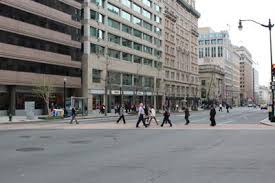
#> input picture data/entrenamiento/pedestrian/pic_001.jpg, 275 x 183 px
$ python hog.py
#> lines starting #> are read from the running program, lines starting #| are printed output that depends on the picture
import os
import cv2
import numpy as np
from skimage.feature import hog
from skimage import color
from sklearn.svm import LinearSVC
from sklearn.metrics import classification_report, confusion_matrix
from sklearn.model_selection import train_test_split
import pickle
from tqdm import tqdm

# Rutas y etiquetas
carpeta_base = 'data/entrenamiento'
categorias = ['pedestrian', 'no pedestrian']
etiquetas = {'pedestrian': 1, 'no pedestrian': 0}

# Parámetros HOG
hog_params = {
    'orientations': 9,
    'pixels_per_cell': (8, 8),
    'cells_per_block': (2, 2),
    'block_norm': 'L2-Hys'
}

# Cargar datos y extraer características
X = []
y = []

for categoria in categorias:
    carpeta = os.path.join(carpeta_base, categoria)
    for nombre_archivo in tqdm(os.listdir(carpeta), desc=f"Procesando {categoria}"):
        if nombre_archivo.lower().endswith(('.jpg', '.png', '.jpeg', '.bmp')):
            ruta = os.path.join(carpeta, nombre_archivo)
            imagen = cv2.imread(ruta)
#> imagen is the input picture: shape (183, 275, 3); mean B, G, R 130.6, 130.8, 131.2
            if imagen is None:
                continue
            imagen = cv2.resize(imagen, (64, 128))
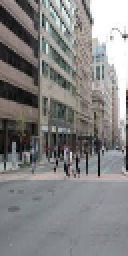
#> imagen: shape (128, 64, 3) (shown 2 times larger); mean B, G, R 130.7, 131, 131.4
            imagen_gris = color.rgb2gray(imagen)

            caracteristicas = hog(imagen_gris, visualize=False, **hog_params)
#> caracteristicas = 3780 values, max 0.43 at index 510, min 0 at index 1, mean 0.136
            X.append(caracteristicas)
            y.append(etiquetas[categoria])
#> pass 2 of the loop `for categoria in categorias:`:
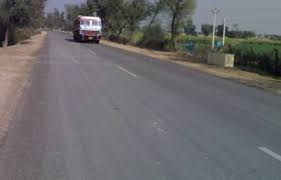
#> input picture data/entrenamiento/no pedestrian/train (163).jpg, 281 x 180 px
#> imagen is the input picture: shape (180, 281, 3); mean B, G, R 106.9, 104.6, 106.3
#> `imagen = cv2.resize(imagen, (64, 128))`:
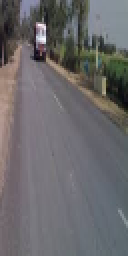
#> imagen: shape (128, 64, 3) (shown 2 times larger); mean B, G, R 106.8, 104.6, 106.2
#> `imagen_gris = color.rgb2gray(imagen)`:
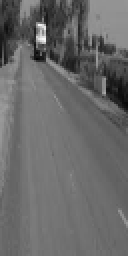
#> imagen_gris: shape (128, 64) float64 (shown 2 times larger); min 0.014, max 0.977, mean 0.412
#> caracteristicas = 3780 values, max 0.434 at index 1094, min 0 at index 85, mean 0.131

X = np.array(X)
y = np.array(y)

print("Datos cargados. Total muestras:", len(X))

# Separar en entrenamiento y validación
X_train, X_val, y_train, y_val = train_test_split(X, y, test_size=0.2, random_state=42)

# Entrenar SVM
clf = LinearSVC(max_iter=10000)
clf.fit(X_train, y_train)

# Evaluar en validación
y_pred = clf.predict(X_val)
print("Reporte de clasificación:\n", classification_report(y_val, y_pred))
print("Matriz de confusión:\n", confusion_matrix(y_val, y_pred))

# Guardar modelo entrenado
os.makedirs('modelos', exist_ok=True)
with open('modelos/svm_entrenado.pkl', 'wb') as f:
    pickle.dump(clf, f)

print("Modelo SVM entrenado y guardado en modelos/svm_entrenado.pkl")
